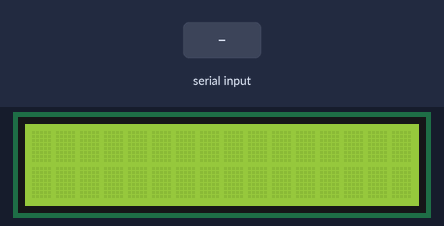
Simulated run of this sketch. Board: Arduino Uno, built with avr-gcc and run on an emulated ATmega328P. Shown: 16×2 character LCD. Inputs (shaded band) come from the test bench. What the sketch prints to the serial monitor is not drawn.

Above: at 1.2 s.
1.3 s: "1\n" received over Serial
At 2.0 s:
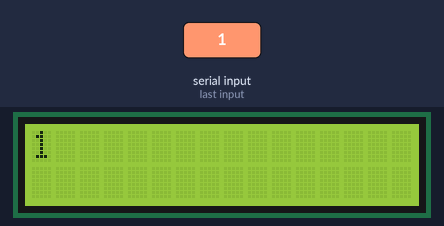
2.8 s: "0\n" received over Serial
At 3.2 s:
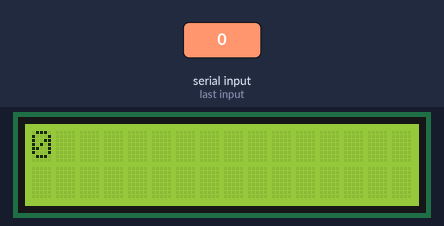
Timing chart, 0 to 5.8 s (numbered marks = the images above; inputs shaded):
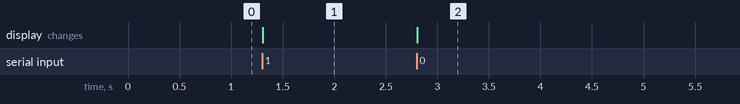

Measured:
- after the input at 1.3 s, the display: changes at once (image 1)
- after the input at 2.8 s, the display: changes at once (image 2)

The sketch:

Serial_Output.ino
```cpp
//include LCD library
#include <LiquidCrystal.h>
String inputString = "";// create an empty string to hold the
//incoming serial data
// Boolean flag to test whether a complete string has been
//received (enter pressed in serial monitor)
boolean stringComplete = false;
LiquidCrystal lcd(7, 6, 5, 4, 3, 2);
void setup() {
// initialize serial interface
Serial.begin(9600); // implicit serial frame format
//initialize lcd
lcd.begin(16, 2);
// reserve 200 bytes for the string
inputString.reserve(200);
}
void loop() {
// display the string when new line is received
if (stringComplete) {
lcd.setCursor(0, 0);
lcd.clear();
lcd.print(inputString);
Serial.println(inputString);
// empty the string
inputString = "";
// reset the flag
stringComplete = false;
}
}
/*
SerialEvent is called when new data is received on the RX port
This function is automatically called when the loop is called.
If we add delays in loop we will also delay the showing of the
result. */
void serialEvent() {
while (Serial.available()) {
// read the new received byte
char inChar = (char)Serial.read();
// check if new line character has been received; if
//not, add it to the string
// we do not add new line in input string since it
//will show an extra character in the LCD
if (inChar != '\n')
inputString += inChar;
// dif the receive character is new line, set the flag
//so that the loop will know to display
//the received data
if (inChar == '\n') {
stringComplete = true;
}
}
}
```
